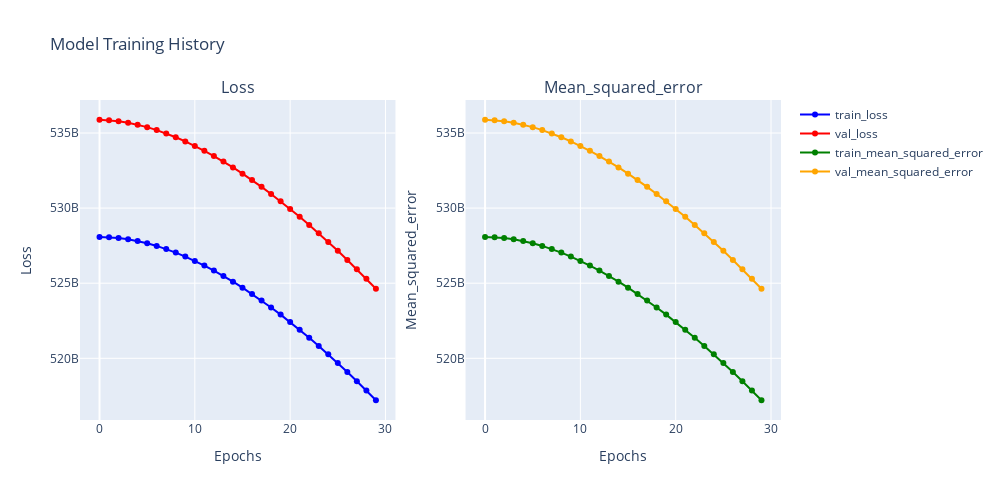

This figure's notebook cell:
### Code cell
# Plot the training and validation accuracy over epochs
plot_history(history, metric='mean_squared_error')
